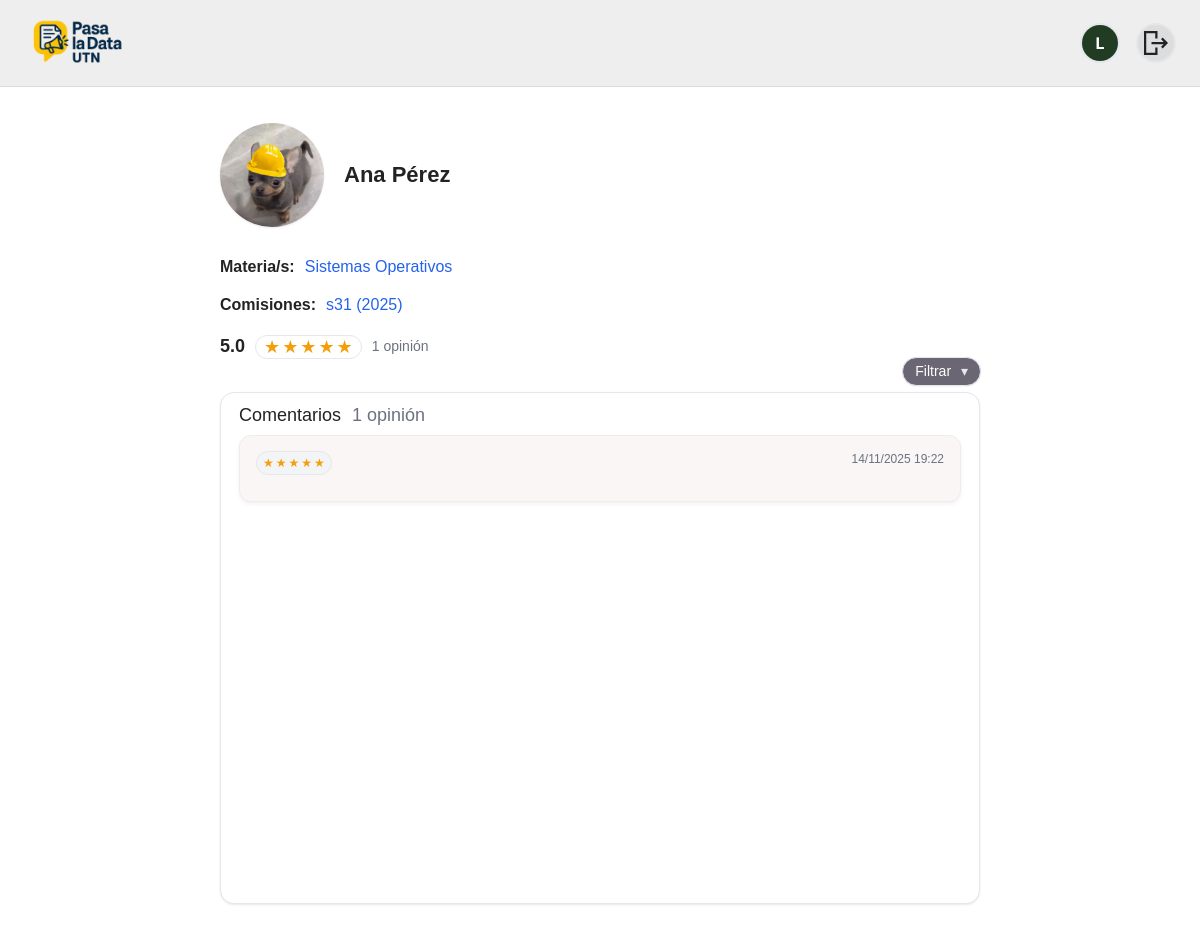
Screenshot of /people/profesor/pro_ana/ (signed in) with the database file from the repository.
### people/models.py (models this page shows, shortened)
class User(AbstractUser):
    class Role(models.TextChoices):
        ALUMNO = "ALU", "Alumno"
        PROFESOR = "PRO", "Profesor"
        ADMIN = "ADM", "Administrador"
    rol = models.CharField(max_length=3, choices=Role.choices)
    legajo = models.CharField(max_length=20, unique=True, null=True, blank=True)  # solo alumnos
    username = models.CharField(max_length=150, blank=True, default='')
    imagen_perfil = models.ImageField(
        upload_to="profiles/", null=True, blank=True
    )

### academics/models.py (models this page shows, shortened)
class Materia(models.Model):
    nombre = models.CharField(max_length=120, unique=True)
    eliminado = models.BooleanField(default=False)
    departamento = models.ForeignKey(Department, on_delete=models.CASCADE, related_name="materias")
    descripcion = models.TextField(blank=True, null=True)
    icono = models.CharField(max_length=4096, blank=True, null=True)
    imagen = models.ImageField(upload_to="materias/", blank=True, null=True)
    created_at = models.DateTimeField(auto_now_add=True)
    active = models.BooleanField(default=True)
    class Meta:
        ordering = ["nombre"]
        verbose_name = "Materia"

class Comision(models.Model):
    nombre = models.CharField(max_length=120, unique=True)
    icono = models.CharField(max_length=4096, blank=True, null=True)
    imagen = models.ImageField(upload_to="materias/", blank=True, null=True)
    active = models.BooleanField(default=True)
    class Meta:
        ordering = ["nombre"]
        verbose_name = "Comisión"

### people/views.py (the view)
# urls.py: path("profesor/<str:username>/", views.perfil_profesor, name="perfil_profesor"),
def perfil_profesor(request, username):
    profesor = get_object_or_404(User, username=username, rol="PRO")
    relaciones = (
        MateriaComisionAnio.objects
        .filter(Q(titular=profesor) | Q(jtp=profesor) | Q(ayudante=profesor))
        .select_related("materia", "comision")
        .order_by("materia__nombre", "comision__nombre", "anio")
    )
    materias = (
        relaciones.values_list("materia__id", "materia__nombre")
        .distinct().order_by("materia__nombre")
    )
    seen = set()
    comisiones = []
    for r in relaciones:
        key = (r.materia_id, r.comision_id, r.anio)
        if key in seen:
            continue
        seen.add(key)
        comisiones.append({
            "materia_id": r.materia_id,
            "id": r.comision_id,
            "nombre": r.comision.nombre,
            "anio": r.anio,
        })
    comisiones.sort(key=lambda x: (x["nombre"], x["anio"]))
    qs_tit = ResenaItem.objects.filter(target_type="TITULAR", titular_id=profesor.id)
    qs_jtp = ResenaItem.objects.filter(target_type="JTP", jtp_id=profesor.id)
    order = request.GET.get("order", "desc")
    if order not in ("asc", "desc"):
        order = "desc"
    order_prefix = "" if order == "asc" else "-"
    items_qs = (qs_tit | qs_jtp).order_by(f"{order_prefix}created_at")
    agg = items_qs.aggregate(promedio=Avg("puntuacion"), cantidad=Count("id"))
    promedio = float(agg["promedio"] or 0.0)
    cantidad = int(agg["cantidad"] or 0)
    full_stars = max(0, min(5, int(round(promedio)) if cantidad else 0))
    rating = {
        "score": f"{promedio:.1f}" if cantidad else "—",
        "count_text": _count_text(cantidad),
        "full_stars": full_stars,
    }
    comentarios = [
        {
            "estrellas": int(it.puntuacion or 0),
            "texto": profanity.censor((it.comentario or "").strip()),
            "fecha": localtime(it.created_at).strftime("%d/%m/%Y %H:%M"),
        }
        for it in items_qs[:50]
    ]
    return render(
        request,
        "people/perfil_profesor.html",
        {
            "profesor": profesor,
            "relaciones": relaciones,
            "materias": materias,
            "comisiones": comisiones,
            "rating": rating,
            "comentarios": comentarios,
            "order": order,
        },
    )

### people/views.py (called while the page is built, shortened)
def _count_text(n: int) -> str:
    if n == 1:
        return "1 opinión"

### people/templates/people/perfil_profesor.html (shortened to what this page needs)
{% extends "base.html" %}
{% load static %}
{% block extra_head %}
  <link rel="stylesheet" href="{% static 'css/perfiles.css' %}?v={% now 'U' %}">
{% endblock %}
{% block content %}
<div class="pp-container">
  <section class="pp-header">
    <div class="pp-avatar">
      {% if profesor.imagen_perfil %}
        <img src="{{ profesor.imagen_perfil.url }}" alt="{{ profesor.get_full_name|default:profesor.username }}">
      {% else %}
        <img src="{% static 'people/inge.jpg' %}" alt="{{ profesor.get_full_name|default:profesor.username }}">
      {% endif %}
    </div>
    <div class="pp-headinfo">
      <h1 class="pp-name">{{ profesor.get_full_name|default:profesor.username }}</h1>
    </div>
    <div class="pp-meta">
      <div class="pp-line">
  <span class="pp-field">Materia/s:</span>
  <span class="pp-list">
    {% for mid, mnombre in materias %}
      <a class="pp-link" href="{% url 'academics:perfil_materia' mid %}">{{ mnombre }}</a>{% if not forloop.last %}, {% endif %}
    {% empty %}
      <span class="pp-empty">Sin materias</span>
    {% endfor %}
  </span>
</div>
      <div class="pp-line">
  <span class="pp-field">Comisiones:</span>
  <span class="pp-list">
    {% for c in comisiones %}
      <a class="pp-link" href="{% url 'academics:perfil_comision' c.materia_id c.id c.anio %}">
        {{ c.nombre }} ({{ c.anio }})
      </a>{% if not forloop.last %}, {% endif %}
    {% empty %}
      <span class="pp-empty">Sin comisiones</span>
    {% endfor %}
  </span>
</div>
      <div class="pp-rating-row">
        <span class="pp-score">{{ rating.score }}</span>
        <span class="pp-stars-pill">
          <span class="pp-stars" aria-label="rating">
            {% for i in "12345" %}
              {% if forloop.counter <= rating.full_stars %}
                <i>★</i>
              {% else %}
                <i class="off">★</i>
              {% endif %}
            {% endfor %}
          </span>
        </span>
        <span class="pp-opiniones">{{ rating.count_text }}</span>
      </div>
    </div>
  </section>
  <section class="pp-comments">
    <div class="pp-comments-head">
      <h2>Comentarios <span class="pp-count">{{ rating.count_text }}</span></h2>
      <div class="pp-filter-wrap">
        <button class="pp-filter" id="ppFilterBtn" aria-expanded="false">
          Filtrar <span class="caret">▾</span>
        </button>
      </div>
    </div>
    <div class="pp-comments-box">
      {% for c in comentarios %}
        <article class="pp-comment">
          <div class="pp-stars-badge">
            {% for _ in "12345" %}
              {% if forloop.counter <= c.estrellas %}<i>★</i>{% else %}<i class="off">★</i>{% endif %}
            {% endfor %}
          </div>
          <time class="pp-date">{{ c.fecha }}</time>
        </article>
      {% empty %}
        <div class="pp-no-comments">Todavía no hay comentarios.</div>
      {% endfor %}
    </div>
  </section>
</div>
{% endblock %}

### templates/partials/_navbar.html
{% load static %}
<header class="navbar">
  <div class="navbar__inner container-narrow">
    <a class="navbar__brand"
       href="{% if request.user.is_authenticated and request.user.rol == 'ADM' %}
                {% url 'academics:admin_panel' %}
              {% else %}
                {% url 'academics:home' %}
              {% endif %}">
      <img class="navbar__logo" src="{% static 'img/logo.png' %}" alt="Pasa la Data UTN">
    </a>
    <div class="navbar__right">
      {% if request.user.is_authenticated %}
        {% if request.user.rol != "ADM" %}
          <a class="nav-avatar" href="{% url 'people:perfil' %}" title="Mi perfil">
            {% if request.user.imagen_perfil %}
              <img src="{{ request.user.imagen_perfil.url }}" alt="Foto de perfil">
            {% else %}
              <span class="nav-avatar__fallback">
                {{ request.user.get_short_name|default:request.user.username|slice:":1"|upper }}
              </span>
            {% endif %}
          </a>
        {% endif %}
        <a class="nav-avatar" href="{% url 'people:logout' %}" title="Cerrar sesión">
          <img src="{% static 'img/logout.svg' %}" alt="Cerrar sesión" class="logout-icon">
        </a>
      {% else %}
        <a class="btn btn-light btn-sm" href="{% url 'people:register' %}">Registrate</a>
        <a class="btn btn-light btn-sm" href="{% url 'people:login' %}">Iniciar sesión</a>
      {% endif %}
    </div>
  </div>
</header>

### static/css/app.css (style rules this page uses)
html, body { margin: 0; padding: 0; }
header.navbar { background: #efeeee; position: sticky; top: 0; z-index: 50; border-bottom: 1px solid rgba(0,0,0,.08); width: 100%; margin: 0; border-radius: 0 !important; }
.container-narrow { max-width: none; width: 100%; padding: 0 24px; box-sizing: border-box; }
.navbar__inner { display: flex; align-items: center; height: 70px; }
.navbar__brand { display: flex; align-items: center; }
.navbar__logo { height: 105px; width: auto; display: block; object-fit: contain; }
.navbar__right { margin-left: auto; display: flex; align-items: center; gap: 16px; }
:root { --font-ui: "Inter", system-ui, -apple-system, "Segoe UI", Roboto, Helvetica, Arial, sans-serif; }
html { font-family: var(--font-ui) !important; line-height: 1.5; }
body, input, select, textarea, button { font-family: inherit !important; }
*, *::before, *::after { font-kerning: normal; }
header.navbar .nav-avatar { width: 40px; height: 40px; border-radius: 50%; overflow: hidden; display: inline-flex; align-items: center; justify-content: center; text-decoration: none; background: #ddd; color: #333; border: 2px solid #e5e7eb; flex-shrink: 0; }
header.navbar .nav-avatar > img { width: 100%; height: 100%; display: block; object-fit: cover; object-position: center; }
header.navbar .nav-avatar__fallback { width: 100%; height: 100%; display: inline-flex; align-items: center; justify-content: center; font-weight: 700; font-size: 16px; color: #fff; background: #223C24; }

### rows the page displays
User: user.get_short_name "L"
User: get_full_name "Ana Pérez"
Materia: nombre "Sistemas Operativos"
Comision: nombre "s31"

### other values shown
{{ c.anio }} "2025"
{{ rating.score }} "5.0"
{{ rating.count_text }} "1 opinión"
{{ c.fecha }} "14/11/2025 19:22"
